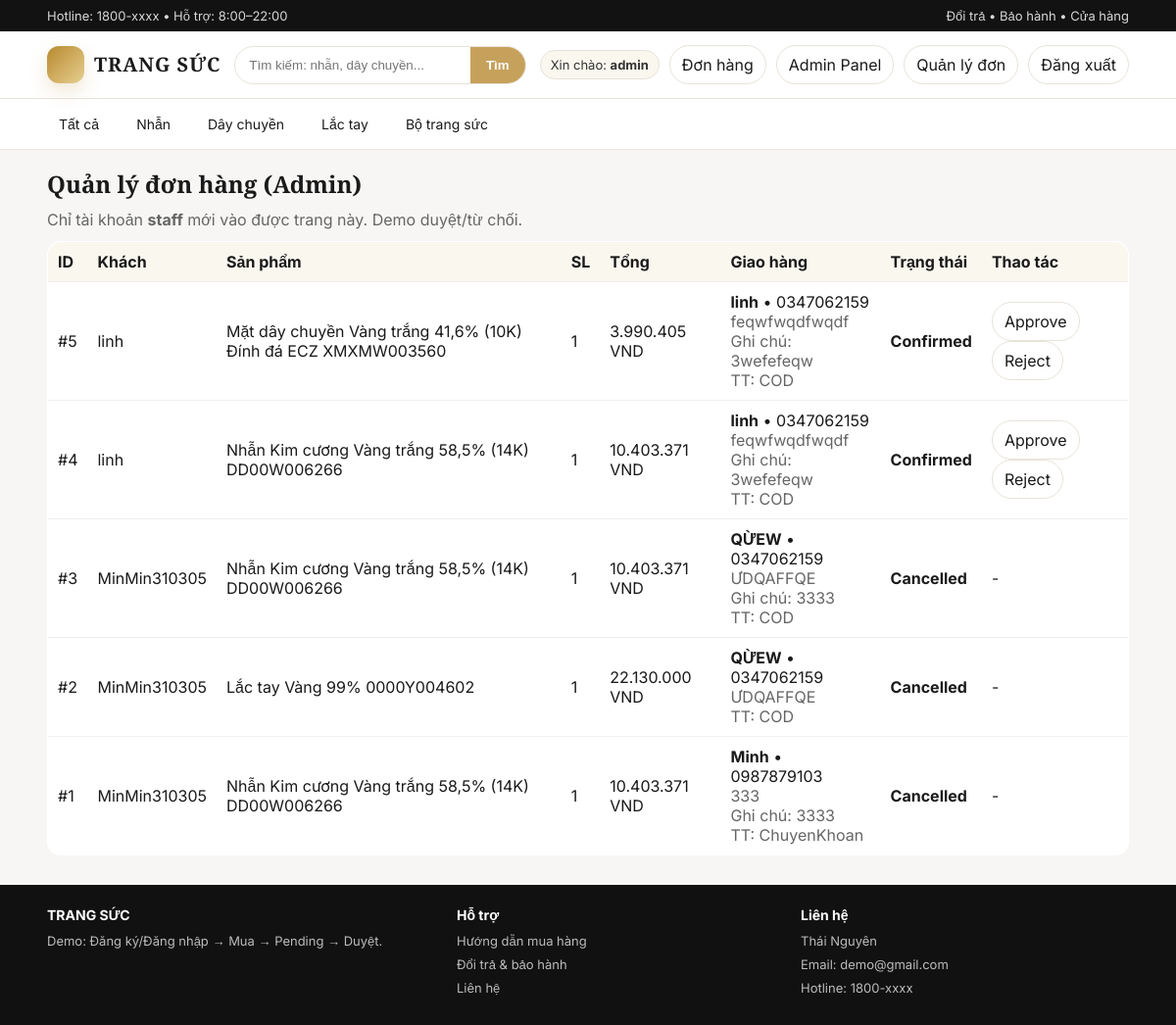
/admin-don-hang/ (signed in), run on an earlier commit of the app's database.
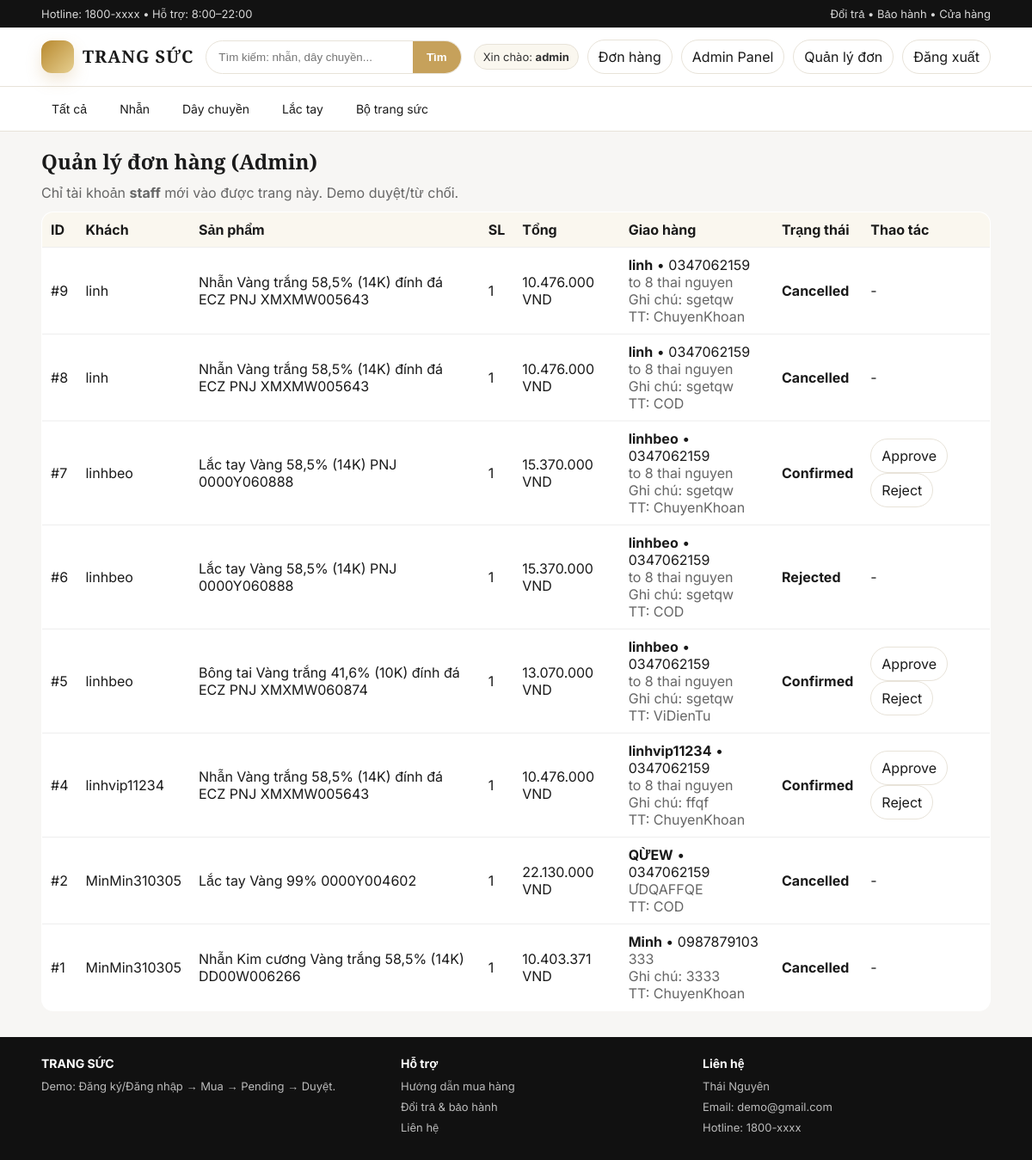
And on a later commit of the database.
### shop/models.py (models this page shows, shortened)
class DonHang(models.Model):
    TRANG_THAI = [
        ("Pending", "Chờ xác nhận"),
        ("Confirmed", "Đã xác nhận"),
        ("Cancelled", "Đã huỷ"),
        ("Approved", "Đã duyệt"),
        ("Rejected", "Từ chối"),
    ]
    nguoi_dat = models.ForeignKey(User, on_delete=models.CASCADE)
    san_pham = models.ForeignKey(SanPham, on_delete=models.CASCADE)
    ho_ten = models.CharField(max_length=100, default="")
    sdt = models.CharField(max_length=20, default="")
    dia_chi = models.CharField(max_length=255, default="")
    ghi_chu = models.CharField(max_length=255, blank=True, default="")
    phuong_thuc_tt = models.CharField(max_length=50, default="COD")
    so_luong = models.IntegerField(default=1)
    tong_tien = models.IntegerField(default=0)
    trang_thai = models.CharField(max_length=20, choices=TRANG_THAI, default="Pending")
    tao_luc = models.DateTimeField(auto_now_add=True)

class SanPham(models.Model):
    ten = models.CharField(max_length=100)
    gia = models.IntegerField(default=0)
    anh = models.ImageField(upload_to="sanpham/", blank=True, null=True)

### shop/views.py (the view)
# urls.py: path("admin-don-hang/", views.ds_don_admin, name="ds_don_admin"),
@user_passes_test(la_admin)
def ds_don_admin(request):
    ds = DonHang.objects.all().order_by("-id")
    return render(request, "don_hang_admin.html", {"ds": ds})

### shop/templatetags/tien.py (called while the page is built)
@register.filter
def vnd(x):
    try:
        x = int(x)
        return f"{x:,}".replace(",", ".")
    except Exception:
        return x

### shop/views.py (called while the page is built)
def la_admin(user):
    return user.is_staff

### templates/don_hang_admin.html (shortened to what this page needs)
{% extends "base.html" %}
{% load tien %}
{% block content %}
<h2 style="font-family:'Cormorant Garamond',serif;margin:18px 0 10px;">Quản lý đơn hàng (Admin)</h2>
<p style="color:#666;margin:0 0 12px;">Chỉ tài khoản <b>staff</b> mới vào được trang này. Demo duyệt/từ chối.</p>
<table style="width:100%;border-collapse:collapse;background:#fff;border:1px solid #e8e3d9;border-radius:14px;overflow:hidden;">
  <tr style="background:#faf7ef;">
    <th style="padding:10px;text-align:left;">ID</th>
    <th style="padding:10px;text-align:left;">Khách</th>
    <th style="padding:10px;text-align:left;">Sản phẩm</th>
    <th style="padding:10px;text-align:left;">SL</th>
    <th style="padding:10px;text-align:left;">Tổng</th>
    <th style="padding:10px;text-align:left;">Giao hàng</th>
    <th style="padding:10px;text-align:left;">Trạng thái</th>
    <th style="padding:10px;text-align:left;">Thao tác</th>
  </tr>
  {% for d in ds %}
  <tr>
    <td style="padding:10px;border-top:1px solid #eee;">#{{ d.id }}</td>
    <td style="padding:10px;border-top:1px solid #eee;">{{ d.nguoi_dat.username }}</td>
    <td style="padding:10px;border-top:1px solid #eee;">{{ d.san_pham.ten }}</td>
    <td style="padding:10px;border-top:1px solid #eee;">{{ d.so_luong }}</td>
    <td style="padding:10px;border-top:1px solid #eee;">{{ d.tong_tien|vnd }} VND</td>
    <td style="padding:10px;border-top:1px solid #eee;">
      <div><b>{{ d.ho_ten }}</b> • {{ d.sdt }}</div>
      <div style="color:#666;">{{ d.dia_chi }}</div>
      {% if d.ghi_chu %}<div style="color:#666;">Ghi chú: {{ d.ghi_chu }}</div>{% endif %}
      <div style="color:#666;">TT: {{ d.phuong_thuc_tt }}</div>
    </td>
    <td style="padding:10px;border-top:1px solid #eee;"><b>{{ d.trang_thai }}</b></td>
    <td style="padding:10px;border-top:1px solid #eee;">
      {% if d.trang_thai != "Cancelled" and d.trang_thai != "Rejected" %}
        <a class="btn" href="{% url 'duyet_don' d.id 'approve' %}">Approve</a>
        <a class="btn" href="{% url 'duyet_don' d.id 'reject' %}">Reject</a>
      {% else %}
        -
      {% endif %}
    </td>
  </tr>
  {% endfor %}
</table>
{% endblock %}

### templates/base.html (shortened to what this page needs)
{% load static %}
<!DOCTYPE html>
<html>
<head>
  <link rel="stylesheet" href="{% static 'style.css' %}">
</head>
<body>
  <div class="topbar">
    <div class="container">
      <div class="row">
        <div class="muted">Hotline: 1800-xxxx • Hỗ trợ: 8:00–22:00</div>
        <div class="muted">Đổi trả • Bảo hành • Cửa hàng</div>
      </div>
    </div>
  </div>
  <div class="header">
    <div class="container">
      <div class="row">
        <a class="brand" href="{% url 'home' %}">
          <div class="logo"></div>
          <div>
            <div class="title">TRANG SỨC</div>
          </div>
        </a>
        <form class="search" method="get" action="{% url 'home' %}">
          <input name="q" placeholder="Tìm kiếm: nhẫn, dây chuyền..." value="{{ request.GET.q|default:'' }}">
          <button type="submit">Tìm</button>
        </form>
        <div class="actions">
          {% if user.is_authenticated %}
            <span class="badge">Xin chào: <b>{{ user.username }}</b></span>
            <a class="btn" href="{% url 'ds_don' %}">Đơn hàng</a>
            {% if user.is_staff %}<a class="btn" href="{% url 'admin_dashboard' %}">Admin Panel</a> <a class="btn" href="{% url 'ds_don_admin' %}">Quản lý đơn</a>{% endif %}
            <a class="btn" href="{% url 'dang_xuat' %}">Đăng xuất</a>
          {% else %}
            <a class="btn" href="{% url 'dang_ky' %}">Đăng ký</a>
            <a class="btn primary" href="{% url 'dang_nhap' %}">Đăng nhập</a>
          {% endif %}
        </div>
      </div>
    </div>
  </div>
  <div class="nav">
    <div class="container">
      <div class="row">
        <a href="{% url 'home' %}">Tất cả</a>
        <a href="{% url 'home' %}?q=Nhẫn">Nhẫn</a>
        <a href="{% url 'home' %}?q=Dây">Dây chuyền</a>
        <a href="{% url 'home' %}?q=Lắc tay">Lắc tay</a>
        <a href="{% url 'home' %}?q=Bộ trang sức">Bộ trang sức</a>
      </div>
    </div>
  </div>
  <div class="container">
    {% block content %}{% endblock %}
  </div>
  <div class="footer">
    <div class="container">
      <div class="cols">
        <div>
          <h3>TRANG SỨC </h3>
          <p>Demo: Đăng ký/Đăng nhập → Mua → Pending → Duyệt.</p>
        </div>
        <div>
          <h3>Hỗ trợ</h3>
          <p>Hướng dẫn mua hàng</p>
          <p>Đổi trả & bảo hành</p>
          <p>Liên hệ</p>
        </div>
        <div>
          <h3>Liên hệ</h3>
          <p>Thái Nguyên</p>
          <p>Email: demo@gmail.com</p>
          <p>Hotline: 1800-xxxx</p>
        </div>
      </div>
    </div>
  </div>
</body>
</html>

### static/style.css (style rules this page uses)
:root { --bg:#f7f6f4;--card:#fff;--text:#1a1a1a;--muted:#666;--line:#e8e3d9;--gold:#c6a15b;--dark:#111; }
* { box-sizing:border-box; }
body { margin:0;background:var(--bg);color:var(--text);font-family:"Inter",Arial,sans-serif; }
a { color:inherit;text-decoration:none; }
.container { width:min(1120px,92%);margin:0 auto; }
.topbar { background:#121212;color:#eee;font-size:13px; }
.topbar .row { display:flex;justify-content:space-between;gap:12px;padding:8px 0; }
.topbar .muted { color:#d7d7d7; }
.header { background:#fff;border-bottom:1px solid var(--line); }
.header .row { display:flex;align-items:center;justify-content:space-between;gap:14px;padding:14px 0; }
.brand { display:flex;align-items:center;gap:10px; }
.logo { width:38px;height:38px;border-radius:12px;background:linear-gradient(135deg,#b8892f,#e6cf90);box-shadow:0 8px 18px rgba(198,161,91,.25); }
.brand .title { font-family:"Cormorant Garamond",serif;font-weight:700;letter-spacing:1px;font-size:20px;line-height:1.1; }
.search { flex:1;max-width:540px;display:flex;border:1px solid var(--line);border-radius:999px;overflow:hidden;background:#fff; }
.search input { width:100%;border:0;padding:11px 14px;outline:none;background:transparent; }
.search button { border:0;padding:11px 16px;background:var(--gold);color:#fff;cursor:pointer;font-weight:700; }
.actions { display:flex;gap:10px;align-items:center;flex-wrap:wrap; }
.btn { display:inline-block;padding:9px 12px;border:1px solid var(--line);border-radius:999px;background:#fff; }
.badge { display:inline-block;padding:6px 10px;border-radius:999px;background:#faf7ef;border:1px solid var(--line);font-size:13px;color:#333; }
.nav { background:#fff;border-bottom:1px solid var(--line); }
.nav .row { display:flex;gap:14px;overflow:auto;padding:10px 0; }
.nav a { white-space:nowrap;font-size:14px;padding:7px 12px;border-radius:999px; }
.footer { background:#111;color:#ddd;padding:22px 0;margin-top:30px; }
.footer .cols { display:grid;grid-template-columns:1.2fr 1fr 1fr;gap:16px; }
.footer h3 { margin:0 0 10px;color:#fff;font-size:14px; }
.footer p { margin:0 0 8px;color:#bbb;font-size:13px; }

What changed in the data, as far as the page shows it:
removed DonHang: id "3", nguoi_dat.username "MinMin310305", san_pham.ten "Nhẫn Kim cương Vàng trắng 58,5% (14K) DD00W006266", so_luong "1", tong_tien|vnd "10.403.371", ho_ten "QỪEW", sdt "0347062159", dia_chi "ƯDQAFFQE", ghi_chu "3333", phuong_thuc_tt "COD", trang_thai "Cancelled"
added DonHang: id "9", nguoi_dat.username "linh", san_pham.ten "Nhẫn Vàng trắng 58,5% (14K) đính đá ECZ PNJ XMXMW005643", so_luong "1", tong_tien|vnd "10.476.000", ho_ten "linh", sdt "0347062159", dia_chi "to 8 thai nguyen", ghi_chu "sgetqw", phuong_thuc_tt "ChuyenKhoan", trang_thai "Cancelled"
added DonHang: id "8", nguoi_dat.username "linh", san_pham.ten "Nhẫn Vàng trắng 58,5% (14K) đính đá ECZ PNJ XMXMW005643", so_luong "1", tong_tien|vnd "10.476.000", ho_ten "linh", sdt "0347062159", dia_chi "to 8 thai nguyen", ghi_chu "sgetqw", phuong_thuc_tt "COD", trang_thai "Cancelled"
added DonHang: id "7", nguoi_dat.username "linhbeo", san_pham.ten "Lắc tay Vàng 58,5% (14K) PNJ 0000Y060888", so_luong "1", tong_tien|vnd "15.370.000", ho_ten "linhbeo", sdt "0347062159", dia_chi "to 8 thai nguyen", ghi_chu "sgetqw", phuong_thuc_tt "ChuyenKhoan", trang_thai "Confirmed", shows "Approve"
added DonHang: id "6", nguoi_dat.username "linhbeo", san_pham.ten "Lắc tay Vàng 58,5% (14K) PNJ 0000Y060888", so_luong "1", tong_tien|vnd "15.370.000", ho_ten "linhbeo", sdt "0347062159", dia_chi "to 8 thai nguyen", ghi_chu "sgetqw", phuong_thuc_tt "COD", trang_thai "Rejected"
changed DonHang id 5: nguoi_dat.username "linh" → "linhbeo"; san_pham.ten "Mặt dây chuyền Vàng trắng 41,6% (10K) Đính đá ECZ XMXMW003560" → "Bông tai Vàng trắng 41,6% (10K) đính đá ECZ PNJ XMXMW060874"; tong_tien|vnd "3.990.405" → "13.070.000"; ho_ten "linh" → "linhbeo"; dia_chi "feqwfwqdfwqdf" → "to 8 thai nguyen"; ghi_chu "3wefefeqw" → "sgetqw"; phuong_thuc_tt "COD" → "ViDienTu"
changed DonHang id 4: nguoi_dat.username "linh" → "linhvip11234"; san_pham.ten "Nhẫn Kim cương Vàng trắng 58,5% (14K) DD00W006266" → "Nhẫn Vàng trắng 58,5% (14K) đính đá ECZ PNJ XMXMW005643"; tong_tien|vnd "10.403.371" → "10.476.000"; ho_ten "linh" → "linhvip11234"; dia_chi "feqwfwqdfwqdf" → "to 8 thai nguyen"; ghi_chu "3wefefeqw" → "ffqf"; phuong_thuc_tt "COD" → "ChuyenKhoan"
